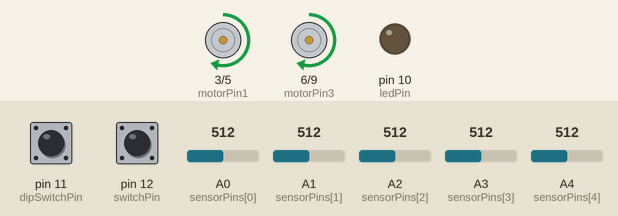
Recording of a sketch running on a simulated Arduino Uno, built with avr-gcc and run on an emulated ATmega328P. Parts: motor-driver pin pairs drawn as motors (green arrow = first pin HIGH = forward, orange = second pin HIGH = backward, longer = more drive), output pins drawn as LEDs (lit = HIGH). Inputs (shaded band) come from the test bench; at power-on: pin 11 (dipSwitchPin) LOW, pin 12 (switchPin) HIGH, A0 (sensorPins[0]) = 512, A1 (sensorPins[1]) = 512, A2 (sensorPins[2]) = 512, A3 (sensorPins[3]) = 512, A4 (sensorPins[4]) = 512. EEPROM starts erased.

Above: at 1.2 s.
1.3 s: pin 11 (dipSwitchPin) pulled HIGH for 1 s
At 2.1 s:
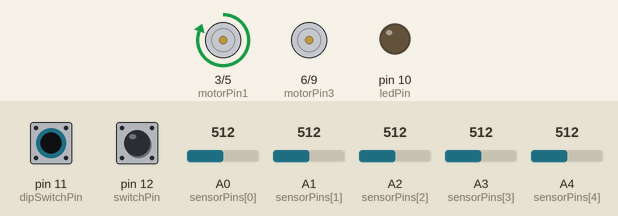
3.8 s: pin 12 (switchPin) pulled LOW for 3.2 s
At 7.6 s:
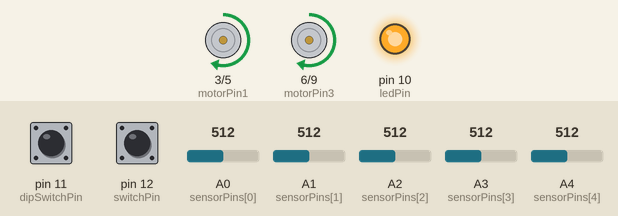
8.5 s: A0 (sensorPins[0]) set to 306
11.5 s: A0 (sensorPins[0]) set to 393
13.3 s: A0 (sensorPins[0]) set to 417
At 13.8 s:
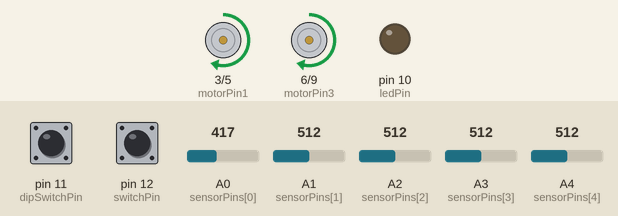
Timing chart, 0 to 15.8 s (numbered marks = the images above; inputs shaded):
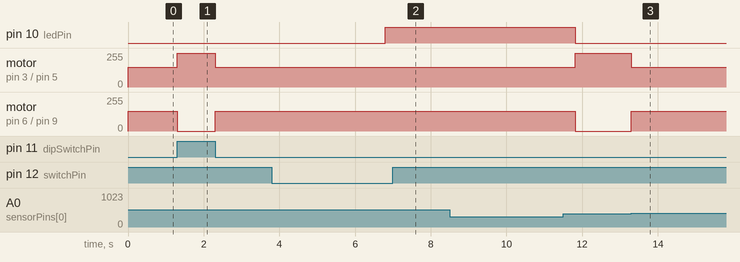

The sketch:

PIDLineFollowerWithAutoCalibrationFeature_NotTested.ino
```cpp
#include <EEPROM.h>

// Motor pins
const int motorPin1 = 3; // PWM for Motor 1
const int motorPin2 = 5; // PWM for Motor 1
const int motorPin3 = 6; // PWM for Motor 2
const int motorPin4 = 9; // PWM for Motor 2

// Sensor pins
const int sensorPins[5] = {A0, A1, A2, A3, A4}; // Sensor pins

// PID constants
float Kp = 2.0;
float Ki = 0.0;
float Kd = 1.0;

// Other variables
int threshold[5];
int lastError = 0;
int integral = 0;
const int ledPin = 10;
const int switchPin = 12;
const int dipSwitchPin = 11;

void setup() {
  // Motor pins as output
  pinMode(motorPin1, OUTPUT);
  pinMode(motorPin2, OUTPUT);
  pinMode(motorPin3, OUTPUT);
  pinMode(motorPin4, OUTPUT);

  pinMode(ledPin, OUTPUT);
  pinMode(switchPin, INPUT_PULLUP);
  pinMode(dipSwitchPin, INPUT);

  // Read the calibration threshold values from EEPROM
  for (int i = 0; i < 5; i++) {
    threshold[i] = EEPROM.read(i);
  }
}

void loop() {
  if (digitalRead(switchPin) == LOW) {
    delay(3000); // Wait for 3 seconds to confirm the button press

    if (digitalRead(switchPin) == LOW) {
      calibrateSensors(); // Enter calibration mode
    }
  }

  int position = readSensors();
  int error = position - 2000; // Center position for a 5-sensor array
  integral += error;
  int derivative = error - lastError;

  int correction = Kp * error + Ki * integral + Kd * derivative;

  int motorSpeed1 = constrain(150 - correction, 0, 255);
  int motorSpeed2 = constrain(150 + correction, 0, 255);

  // Control Motor 1
  if (motorSpeed1 > 0) {
    analogWrite(motorPin1, motorSpeed1); // Set PWM for speed
    digitalWrite(motorPin2, LOW);        // Set direction
  } else {
    digitalWrite(motorPin1, LOW);        // Set direction
    analogWrite(motorPin2, -motorSpeed1); // Set PWM for reverse speed
  }

  // Control Motor 2
  if (motorSpeed2 > 0) {
    analogWrite(motorPin3, motorSpeed2); // Set PWM for speed
    digitalWrite(motorPin4, LOW);        // Set direction
  } else {
    digitalWrite(motorPin3, LOW);        // Set direction
    analogWrite(motorPin4, -motorSpeed2); // Set PWM for reverse speed
  }

  lastError = error;
}

int readSensors() {
  bool whiteOnBlack = digitalRead(dipSwitchPin) == HIGH;

  int sensorValues[5];
  int weightedSum = 0;
  int sum = 0;

  for (int i = 0; i < 5; i++) {
    sensorValues[i] = analogRead(sensorPins[i]);
    bool lineDetected = whiteOnBlack ? (sensorValues[i] > threshold[i]) : (sensorValues[i] < threshold[i]);
    if (lineDetected) {
      weightedSum += i * 1000; // Weighted value for position
      sum += 1000;
    }
  }

  return (sum != 0) ? (weightedSum / sum) : 2000; // Return position or center if no line detected
}

void calibrateSensors() {
  digitalWrite(ledPin, HIGH); // Turn on LED to indicate calibration mode

  unsigned long startTime = millis();
  int minValues[5] = {1023, 1023, 1023, 1023, 1023};
  int maxValues[5] = {0, 0, 0, 0, 0};

  while (millis() - startTime < 5000) { // Calibrate for 5 seconds
    for (int i = 0; i < 5; i++) {
      int sensorValue = analogRead(sensorPins[i]);

      if (sensorValue < minValues[i]) {
        minValues[i] = sensorValue;
      }
      if (sensorValue > maxValues[i]) {
        maxValues[i] = sensorValue;
      }
    }
  }

  // Calculate and store threshold values
  for (int i = 0; i < 5; i++) {
    threshold[i] = (minValues[i] + maxValues[i]) / 2;
    EEPROM.write(i, threshold[i]); // Store threshold in EEPROM
  }

  digitalWrite(ledPin, LOW); // Turn off LED after calibration
}
```

Measured:
- after the input at 1.3 s, motor on pin 3 (motorPin1) / pin 5 (motorPin2): forward 150/255 → forward 255/255 at once, → forward 150/255 1.0 s later; motor on pin 6 (motorPin3) / pin 9 (motorPin4): forward 150/255 → stopped at once, → forward 150/255 1.0 s later
- after the input at 3.8 s, pin 10 (ledPin): LOW → HIGH after 3.0 s
- after the input at 8.5 s, every drawn part: stays the same
- after the input at 13.3 s, motor on pin 3 (motorPin1) / pin 5 (motorPin2): forward 255/255 → forward 150/255 at once; motor on pin 6 (motorPin3) / pin 9 (motorPin4): stopped → forward 150/255 at once
